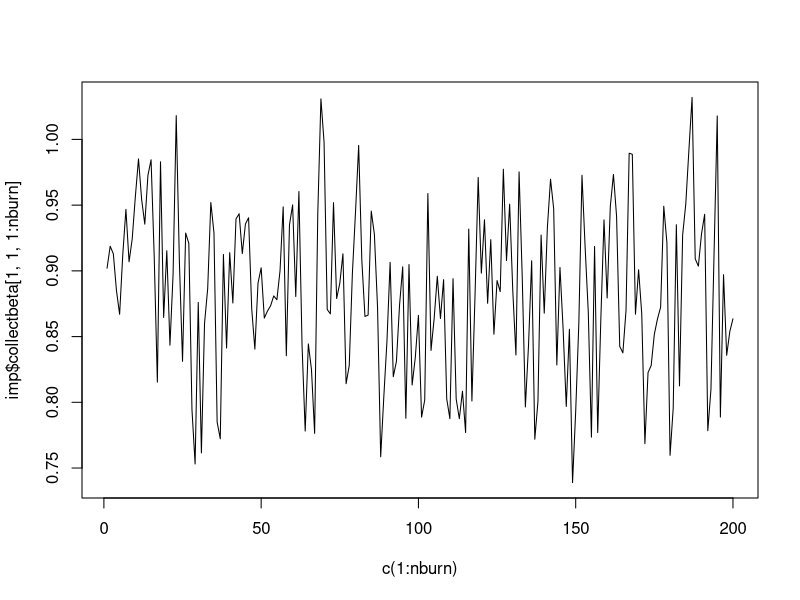
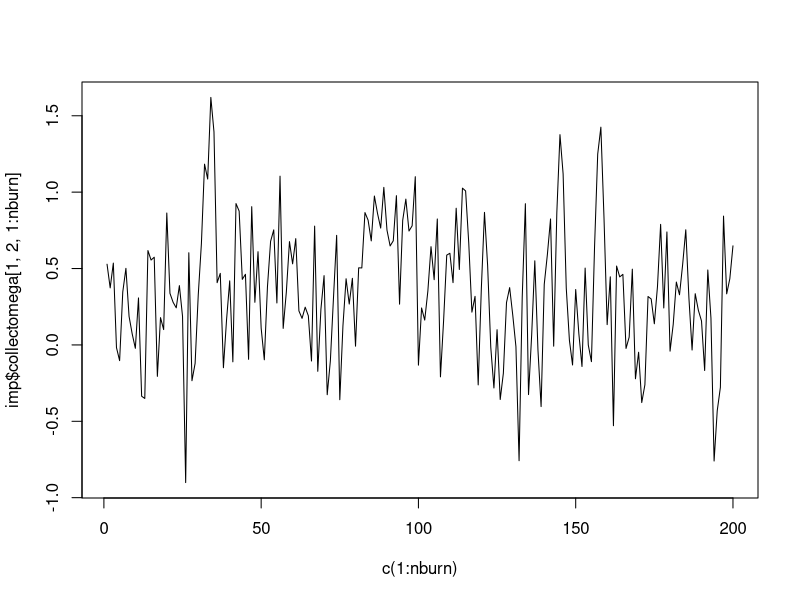

Source code (R) for these figures, in order:
library(jomo)


### Name: jomo1.MCMCchain
### Title: JM Imputation of single level data - A tool to check convergence
###   of the MCMC
### Aliases: jomo1.MCMCchain

### ** Examples


attach(sldata)

#We define all the inputs:

Y=data.frame(measure,age)
nburn=as.integer(200);

# Then we run the function:

imp<-jomo1.MCMCchain(Y,nburn=nburn)

#We can check the convergence of the first element of beta:

plot(c(1:nburn),imp$collectbeta[1,1,1:nburn],type="l")

#Or similarly we can check the convergence of any element of omega:

plot(c(1:nburn),imp$collectomega[1,2,1:nburn],type="l")
